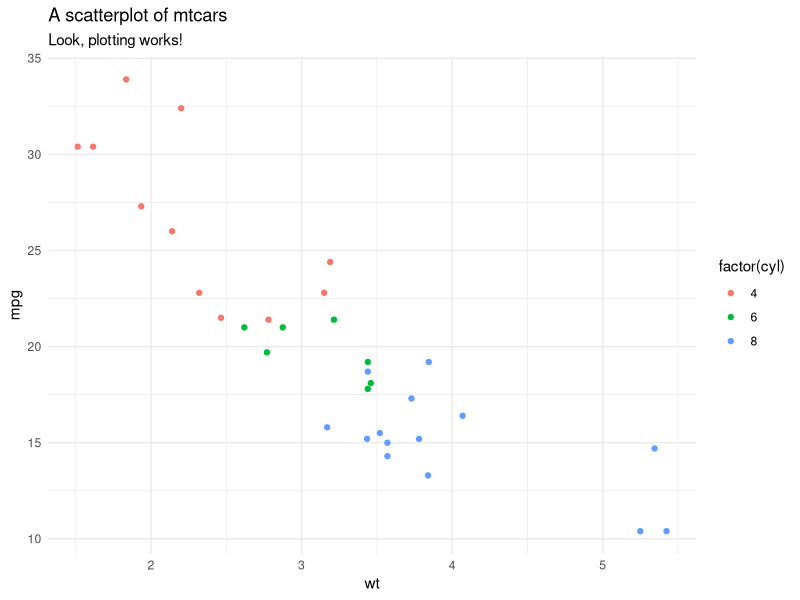

Reproduce this figure in R.
## ---- chunk 1
library(ggplot2)
myplot <- ggplot2::ggplot(
  data = mtcars,
  mapping = ggplot2::aes(
    x = wt,
    y = mpg,
    color = factor(cyl)
  )
) +
  ggplot2::geom_point() +
  ggplot2::theme_minimal() +
  ggplot2::labs(
    title = "A scatterplot of mtcars",
    subtitle = "Look, plotting works!"
  )
## ---- chunk 2
myplot
